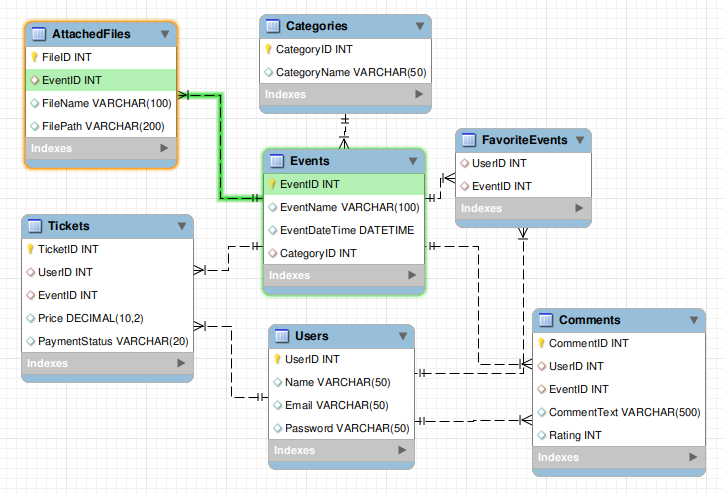
#> input picture SQL/test_23_06_26.png, 723 x 494 px
$ python homework_23_10_31_histogram_equalization.py
#> lines starting #> are read from the running program, lines starting #| are printed output that depends on the picture
#> the answer given: ../../SQL/test_23_06_26.png
from PIL import Image
from tkinter import filedialog


def histogram_equalization(input_image_path, output_image_path):
    # Open the image
#> called with input_image_path = '../../SQL/test_23_06_26.png', output_image_path = 'output_image.jpg'
    image = Image.open(input_image_path)
#> image is the input picture: PIL image 723x494 RGB; mean R, G, B 230.7, 235.5, 235.6

    # Convert the image to grayscale (if it's a color image)
    if image.mode != 'L':
        image = image.convert('L')
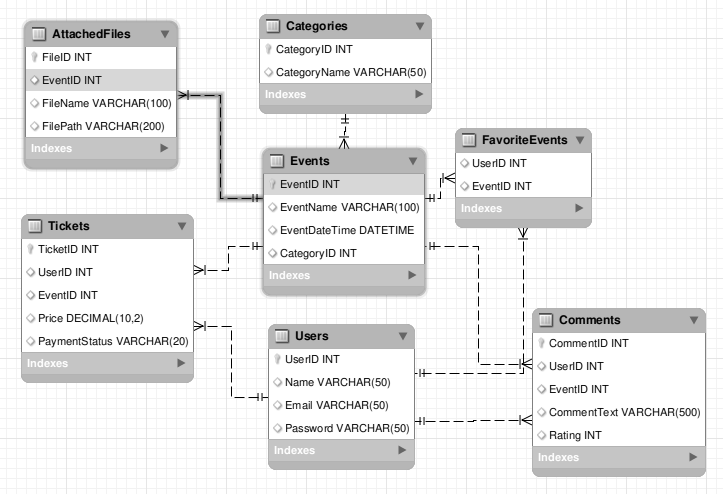
#> image: PIL image 723x494 L; min 0, max 255, mean 234

    # Get the image histogram
    histogram = image.histogram()
#> histogram = 256 values, max 226462 at index 255, min 4 at index 32, mean 1395.2

    # Calculate the cumulative distribution function (CDF) of the histogram
    cdf = [sum(histogram[:i+1]) for i in range(256)]
#> cdf = 256 values from 799 to 357162

    # Normalize the CDF
    num_pixels = len(image.getdata())
#> num_pixels = 357162
    cdf_normalized = [((cdf[i] - cdf[0]) / (num_pixels - 1)) * 255 for i in range(256)]
#> cdf_normalized = 256 values from 0 to 254.4

    # Apply the equalization to the image
    equalized_image = image.point(cdf_normalized)
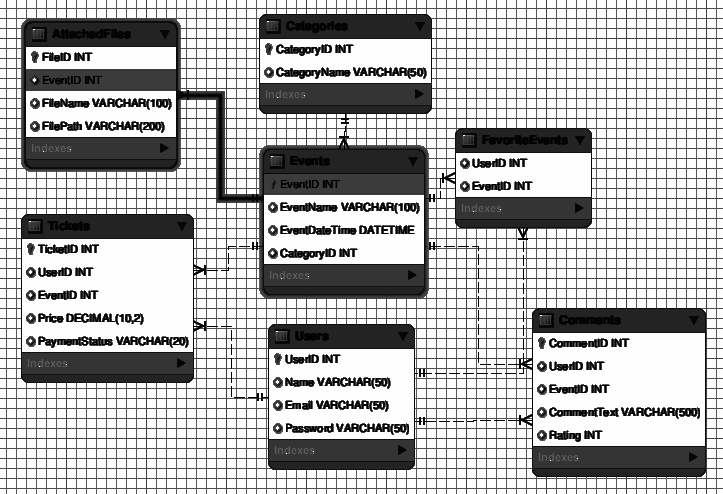
#> equalized_image: PIL image 723x494 L; min 0, max 254, mean 179.7

    # Save the equalized image
    equalized_image.save(output_image_path)


if __name__ == "__main__":
    input_image_path = filedialog.askopenfilename()
    output_image_path = "output_image.jpg"

    histogram_equalization(input_image_path, output_image_path)
    print(f"Image has been histogram equalized and saved as {output_image_path}")
